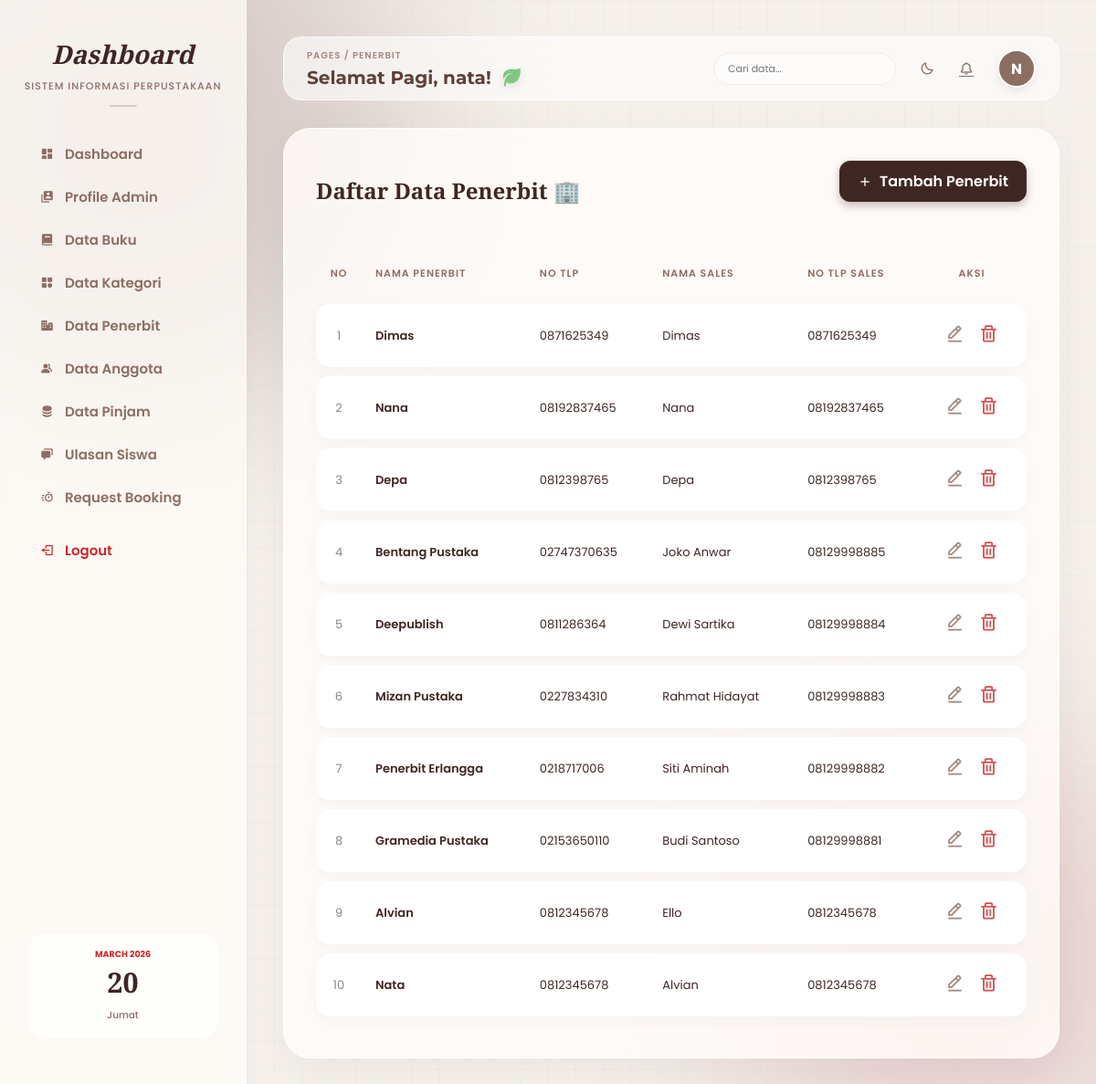
Screenshot of /dashboard.php?page=penerbit (signed in) with the database file from the repository.
### tables this page shows
CREATE TABLE `users` (
  `id` int(11) NOT NULL,
  `nama` varchar(100) NOT NULL,
  `no_tlp` varchar(20) NOT NULL,
  `email` varchar(100) NOT NULL,
  `username` varchar(12) NOT NULL,
  `password` varchar(12) NOT NULL,
  `akses` varchar(12) NOT NULL
);

CREATE TABLE `tbl_penerbit` (
  `id_penerbit` varchar(10) NOT NULL,
  `nama_penerbit` varchar(200) NOT NULL,
  `notlp_penerbit` varchar(18) NOT NULL,
  `nama_sales` varchar(200) NOT NULL,
  `notlp_sales` varchar(18) NOT NULL
);

### penerbit/view_penerbit.php (the view)
<?php
$data = mysqli_query($koneksi, "SELECT * FROM tbl_penerbit ORDER BY id_penerbit DESC");
?>
<div class="table-container fade-in-up">
    <div style="display: flex; justify-content: space-between; align-items: center; margin-bottom: 25px;">
        <h2 style="font-family: 'Playfair Display', serif; color: #3E2723; margin: 0;">Daftar Data Penerbit 🏢</h2>
        <a href="?page=tambah_penerbit" class="btn-tambah" style="text-decoration: none; background: #3E2723; color: #fff; padding: 10px 20px; border-radius: 12px; font-weight: 600; display: flex; align-items: center; gap: 8px;">
            <i class='bx bx-plus'></i> Tambah Penerbit
        </a>
    </div>
    <table class="styled-table">
        <thead>
            <tr>
                <th style="text-align: center; width: 50px;">No</th>
                <th>Nama Penerbit</th>
                <th>No Tlp</th>
                <th>Nama Sales</th>
                <th>No Tlp Sales</th>
                <th style="text-align: center; width: 120px;">Aksi</th>
            </tr>
        </thead>
        <tbody>
            <?php
            $no = 1;
            if(mysqli_num_rows($data) > 0){
                while($row = mysqli_fetch_array($data)) {
            ?>
            <tr>
                <td style="text-align: center; color: #888;"><?= $no++; ?></td>
                <td style="font-weight: 600; color: #3E2723;"><?= htmlspecialchars($row['nama_penerbit']); ?></td>
                <td><?= htmlspecialchars($row['notlp_penerbit']); ?></td>
                <td><?= htmlspecialchars($row['nama_sales']); ?></td>
                <td><?= htmlspecialchars($row['notlp_sales']); ?></td>
                <td style="text-align: center;">
                    <div style="display: flex; gap: 15px; justify-content: center; align-items: center;">
                        <a href="?page=edit_penerbit&id_penerbit=<?= $row['id_penerbit']?>"
                           title="Edit Penerbit"
                           style="color: #8D6E63; font-size: 22px; text-decoration: none; opacity: 0.8;">
                           <i class='bx bx-edit-alt'></i>
                        </a>
                        <a href="penerbit/hapus_penerbit.php?id_penerbit=<?= $row['id_penerbit']?>"
                           onclick="return confirm('Yakin ingin menghapus penerbit ini?')"
                           title="Hapus Penerbit"
                           style="color: #C62828; font-size: 22px; text-decoration: none; opacity: 0.8;">
                           <i class='bx bx-trash'></i>
                        </a>
                    </div>
                </td>
            </tr>
            <?php
                }
            } else {
                echo "<tr><td colspan='6' style='text-align:center; padding:40px; color:#999;'>Belum ada data penerbit.</td></tr>";
            }
            ?>
        </tbody>
    </table>
</div>

### dashboard.php (shortened to what this page needs)
<?php
include 'inc/koneksi.php';
$user = $_SESSION['username'];
$query = "SELECT * FROM users WHERE username='$user'";
$hasil = mysqli_query($koneksi, $query);
$tampil = mysqli_fetch_array($hasil);
$inisial = strtoupper(substr($tampil['username'], 0, 1));
$notif_q = mysqli_query($koneksi, "SELECT COUNT(*) as jumlah FROM tbl_booking WHERE status='Menunggu'");
$notif_d = mysqli_fetch_assoc($notif_q);
$jml_notif = $notif_d['jumlah'];
$hari_ini = date('l');
$tanggal = date('d');
$bulan_tahun = date('F Y');
$hari_indo = ['Sunday'=>'Minggu', 'Monday'=>'Senin', 'Tuesday'=>'Selasa', 'Wednesday'=>'Rabu', 'Thursday'=>'Kamis', 'Friday'=>'Jumat', 'Saturday'=>'Sabtu'];
$hari_fix = $hari_indo[$hari_ini];
?>
<!DOCTYPE html>
<html lang="id">
<head>
    <link href='https://unpkg.com/boxicons@2.1.4/css/boxicons.min.css' rel='stylesheet'>
    <link rel="stylesheet" href="style.css?v=<?php echo time(); ?>">
</head>
<body>
    <div class="dashboard-container">
        <div class="sidebar">
            <div class="sidebar-header">
                <h2>Dashboard</h2>
                <p>Sistem Informasi Perpustakaan</p>
            </div>
            <ul class="nav-links">
                <li><a href="dashboard.php"><i class='bx bxs-dashboard'></i> Dashboard</a></li>
                <li><a href="?page=profile"><i class='bx bxs-user-account'></i> Profile Admin</a></li>
                <li><a href="?page=buku"><i class='bx bxs-book'></i> Data Buku</a></li>
                <li><a href="?page=kategori"><i class='bx bxs-category'></i> Data Kategori</a></li>
                <li><a href="?page=penerbit"><i class='bx bxs-business'></i> Data Penerbit</a></li>
                <li><a href="?page=anggota"><i class='bx bxs-group'></i> Data Anggota</a></li>
                <li><a href="?page=peminjaman"><i class='bx bxs-data'></i> Data Pinjam</a></li>
                <li><a href="?page=ulasan"><i class='bx bxs-chat'></i> Ulasan Siswa</a></li>
                <li>
                    <a href="?page=booking" style="<?php if($jml_notif > 0) echo 'color:#C62828; font-weight:bold;'; ?>">
                        <i class='bx bx-timer'></i> Request Booking
                    </a>
                </li>
                <li><a href="#" class="logout-link" onclick="konfirmasiLogout(event)"><i class='bx bx-log-out'></i> Logout</a></li>
            </ul>
            <div class="sidebar-footer">
                <div class="calendar-widget">
                    <span class="cal-month"><?php echo $bulan_tahun; ?></span>
                    <h1 class="cal-day"><?php echo $tanggal; ?></h1>
                    <span class="cal-day-name"><?php echo $hari_fix; ?></span>
                </div>
            </div>
        </div>
        <div class="main-content">
            <div class="top-header">
                <div class="header-left">
                    <div class="breadcrumb">Pages / <span><?php echo isset($_GET['page']) ? ucfirst($_GET['page']) : 'Dashboard'; ?></span></div>
                    <div class="header-welcome">
                        <?php
                        $jam = date('H');
                        if ($jam >= 4 && $jam < 11) { $sapaan = "Selamat Pagi"; $icon = "<i class='bx bxs-leaf mood-icon' style='color: #81C784; font-size: 24px;'></i>"; }
                        elseif ($jam >= 11 && $jam < 15) { $sapaan = "Selamat Siang"; $icon = "<i class='bx bxs-sun mood-icon' style='color: #FFB74D; font-size: 24px;'></i>"; }
                        elseif ($jam >= 15 && $jam < 18) { $sapaan = "Selamat Sore"; $icon = "<i class='bx bxs-coffee mood-icon' style='color: #8D6E63; font-size: 24px;'></i>"; }
                        else { $sapaan = "Selamat Malam"; $icon = "<i class='bx bxs-moon mood-icon' style='color: #7986CB; font-size: 24px;'></i>"; }
                        ?>
                        <div class="greeting-wrapper">
                            <h3 class="greeting-text"><?php echo $sapaan; ?>, <?php echo htmlspecialchars($tampil['username']); ?>!</h3>
                            <?php echo $icon; ?>
                        </div>
                    </div>
                </div>
                <div class="header-right">
                    <form action="dashboard.php" method="GET" class="search-box">
                        <input type="text" name="keyword" class="search-input" placeholder="Cari data..." autocomplete="off">
                    </form>
                    <div style="display: flex; align-items: center; gap: 5px;">
                        <div class="notif-btn" id="darkModeBtn" title="Ganti Mode Gelap/Terang" style="cursor: pointer;"><i class='bx bx-moon'></i></div>
                        <a href="?page=booking" class="notif-btn" title="Lihat Request Booking"><i class='bx bx-bell'></i><?php if($jml_notif > 0): ?><span class="notif-dot"></span><?php endif; ?></a>
                    </div>
                    <div class="profile-dropdown">
                        <div class="mini-avatar"><?php echo $inisial; ?></div>
                    </div>
                </div>
            </div>
            <div class="content-wrapper">
                <?php
                if (isset($_GET['page'])) {
                    $page = $_GET['page'];
                    switch ($page) {
                        case 'penerbit': include "penerbit/view_penerbit.php"; break;
                    }
                } ?>
            </div>
        </div>
    </div>
</body>
</html>

### rows the page displays
users: username "nata", username "N"
tbl_penerbit: nama_penerbit "Dimas", notlp_penerbit "0871625349", nama_sales "Dimas", notlp_sales "0871625349"
tbl_penerbit: nama_penerbit "Nana", notlp_penerbit "08192837465", nama_sales "Nana", notlp_sales "08192837465"
tbl_penerbit: nama_penerbit "Depa", notlp_penerbit "0812398765", nama_sales "Depa", notlp_sales "0812398765"
tbl_penerbit: nama_penerbit "Bentang Pustaka", notlp_penerbit "02747370635", nama_sales "Joko Anwar", notlp_sales "08129998885"
tbl_penerbit: nama_penerbit "Deepublish", notlp_penerbit "0811286364", nama_sales "Dewi Sartika", notlp_sales "08129998884"
tbl_penerbit: nama_penerbit "Mizan Pustaka", notlp_penerbit "0227834310", nama_sales "Rahmat Hidayat", notlp_sales "08129998883"
tbl_penerbit: nama_penerbit "Penerbit Erlangga", notlp_penerbit "0218717006", nama_sales "Siti Aminah", notlp_sales "08129998882"
tbl_penerbit: nama_penerbit "Gramedia Pustaka", notlp_penerbit "02153650110", nama_sales "Budi Santoso", notlp_sales "08129998881"
tbl_penerbit: nama_penerbit "Alvian", notlp_penerbit "0812345678", nama_sales "Ello", notlp_sales "0812345678"
tbl_penerbit: nama_penerbit "Nata", notlp_penerbit "0812345678", nama_sales "Alvian", notlp_sales "0812345678"

### other values shown
$_GET['page'] "PENERBIT"
$sapaan "Selamat Pagi"
